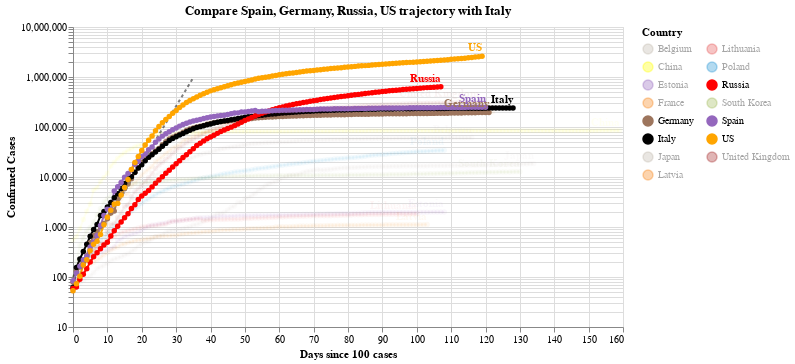

Notebook code cell kept with this figure:
### Code cell
#hide_input
chart2 = make_since_chart(dff2, ['Spain', 'Germany','Russia', 'US'], baseline_countries)
chart2

### Figure 1 — Vega-Lite specification as saved in the notebook (floating-point values rounded to 4 significant figures; data arrays with more than 128 entries replaced by an {"elided": "..."} marker saying what was removed)
{"config": {"view": {"continuousWidth": 400, "continuousHeight": 300}}, "layer": [{"data": {"name": "data-628230001892d6798b50651be41d1b3e"}, "mark": {"type": "line", "color": "black", "opacity": 0.5, "strokeDash": [3, 3]}, "encoding": {"x": {"type": "quantitative", "field": "Days since 100 cases"}, "y": {"type": "quantitative", "field": "Confirmed Cases"}}}, {"data": {"name": "data-a05f5a693a756f6b3058a8d36d783abd"}, "mark": {"type": "line", "point": true}, "encoding": {"color": {"type": "nominal", "field": "Country", "legend": {"columns": 2}, "scale": {"domain": ["Belgium", "China", "Estonia", "France", "Germany", "Italy", "Japan", "Latvia", "Lithuania", "Poland", "Russia", "South Korea", "Spain", "US", "United Kingdom"], "range": ["#C1B7AD", "yellow", "#9467bd", "#F58518", "#9D755D", "black", "#C1B7AD", "#F58518", "#E45756", "#2495D3", "red", "#A1BA59", "#9467bd", "orange", "brown"]}}, "opacity": {"condition": {"value": 1, "selection": "selector003"}, "value": 0.05}, "tooltip": [{"type": "nominal", "field": "Country"}, {"type": "temporal", "field": "Date"}, {"type": "quantitative", "field": "Confirmed Cases"}, {"type": "quantitative", "field": "Days since 100 cases"}], "x": {"type": "quantitative", "field": "Days since 100 cases"}, "y": {"type": "quantitative", "field": "Confirmed Cases", "scale": {"type": "log"}}}, "selection": {"selector003": {"type": "multi", "fields": ["Country"], "bind": "legend", "init": [{"Country": "Spain"}, {"Country": "Germany"}, {"Country": "Russia"}, {"Country": "US"}, {"Country": "Italy"}]}}, "width": 550}, {"data": {"name": "data-a05f5a693a756f6b3058a8d36d783abd"}, "mark": {"type": "text", "align": "right", "dy": -8, "fontWeight": "bold"}, "encoding": {"color": {"type": "nominal", "field": "Country", "legend": {"columns": 2}, "scale": {"domain": ["Belgium", "China", "Estonia", "France", "Germany", "Italy", "Japan", "Latvia", "Lithuania", "Poland", "Russia", "South Korea", "Spain", "US", "United Kingdom"], "range": ["#C1B7AD", "yellow", "#9467bd", "#F58518", "#9D755D", "black", "#C1B7AD", "#F58518", "#E45756", "#2495D3", "red", "#A1BA59", "#9467bd", "orange", "brown"]}}, "opacity": {"condition": {"value": 1, "selection": "selector003"}, "value": 0.05}, "text": {"type": "nominal", "field": "Country"}, "tooltip": [{"type": "nominal", "field": "Country"}, {"type": "temporal", "field": "Date"}, {"type": "quantitative", "field": "Confirmed Cases"}, {"type": "quantitative", "field": "Days since 100 cases"}], "x": {"type": "quantitative", "field": "Days since 100 cases"}, "y": {"type": "quantitative", "field": "Confirmed Cases", "scale": {"type": "log"}}}, "transform": [{"filter": "(datum['Date'] >= 1593388800000)"}], "width": 550}], "title": "Compare Spain, Germany, Russia, US trajectory with Italy", "$schema": "https://vega.github.io/schema/vega-lite/v4.0.2.json", "datasets": {"data-628230001892d6798b50651be41d1b3e": [{"Days since 100 cases": 0, "Confirmed Cases": 100.0}, {"Days since 100 cases": 1, "Confirmed Cases": 130.0}, {"Days since 100 cases": 2, "Confirmed Cases": 169.0}, {"Days since 100 cases": 3, "Confirmed Cases": 219.7}, {"Days since 100 cases": 4, "Confirmed Cases": 285.6}, {"Days since 100 cases": 5, "Confirmed Cases": 371.3}, {"Days since 100 cases": 6, "Confirmed Cases": 482.7}, {"Days since 100 cases": 7, "Confirmed Cases": 627.5}, {"Days since 100 cases": 8, "Confirmed Cases": 815.7}, {"Days since 100 cases": 9, "Confirmed Cases": 1060.0}, {"Days since 100 cases": 10, "Confirmed Cases": 1379.0}, {"Days since 100 cases": 11, "Confirmed Cases": 1792.0}, {"Days since 100 cases": 12, "Confirmed Cases": 2330.0}, {"Days since 100 cases": 13, "Confirmed Cases": 3029.0}, {"Days since 100 cases": 14, "Confirmed Cases": 3937.0}, {"Days since 100 cases": 15, "Confirmed Cases": 5119.0}, {"Days since 100 cases": 16, "Confirmed Cases": 6654.0}, {"Days since 100 cases": 17, "Confirmed Cases": 8650.0}, {"Days since 100 cases": 18, "Confirmed Cases": 11250.0}, {"Days since 100 cases": 19, "Confirmed Cases": 14620.0}, {"Days since 100 cases": 20, "Confirmed Cases": 19000.0}, {"Days since 100 cases": 21, "Confirmed Cases": 24710.0}, {"Days since 100 cases": 22, "Confirmed Cases": 32120.0}, {"Days since 100 cases": 23, "Confirmed Cases": 41750.0}, {"Days since 100 cases": 24, "Confirmed Cases": 54280.0}, {"Days since 100 cases": 25, "Confirmed Cases": 70560.0}, {"Days since 100 cases": 26, "Confirmed Cases": 91730.0}, {"Days since 100 cases": 27, "Confirmed Cases": 119300.0}, {"Days since 100 cases": 28, "Confirmed Cases": 155000.0}, {"Days since 100 cases": 29, "Confirmed Cases": 201500.0}, {"Days since 100 cases": 30, "Confirmed Cases": 262000.0}, {"Days since 100 cases": 31, "Confirmed Cases": 340600.0}, {"Days since 100 cases": 32, "Confirmed Cases": 442800.0}, {"Days since 100 cases": 33, "Confirmed Cases": 575600.0}, {"Days since 100 cases": 34, "Confirmed Cases": 748300.0}, {"Days since 100 cases": 35, "Confirmed Cases": 972800.0}], "data-a05f5a693a756f6b3058a8d36d783abd": {"elided": "1808 records"}}}
